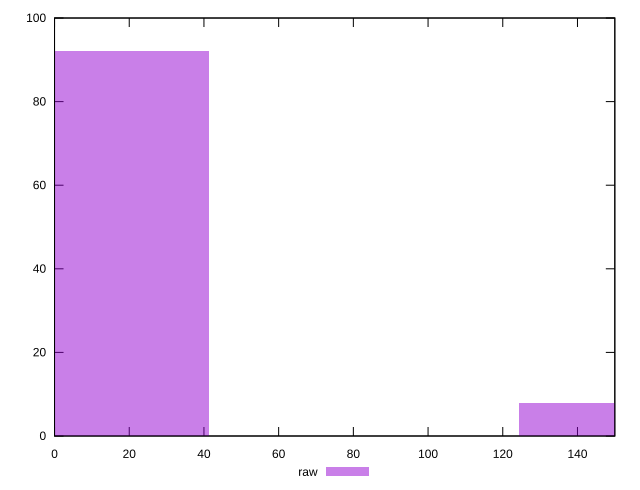

This chart was generated by the following gnuplot code:
reset

$raw <<EOF
165.66080519118808 8
0 92
EOF

set key outside below
set boxwidth 82.83040259559404
set xrange [0:150]
set yrange [0:100]
set trange [0:100]
set style fill transparent solid 0.5 noborder
set terminal svg size 640, 490 enhanced background rgb 'white'
set output "reports/report_00031_2021-02-24T23-18-18.084Z/legacy-javascript/samples/astro/raw/histogram.svg"

plot $raw title "raw" with boxes

reset
